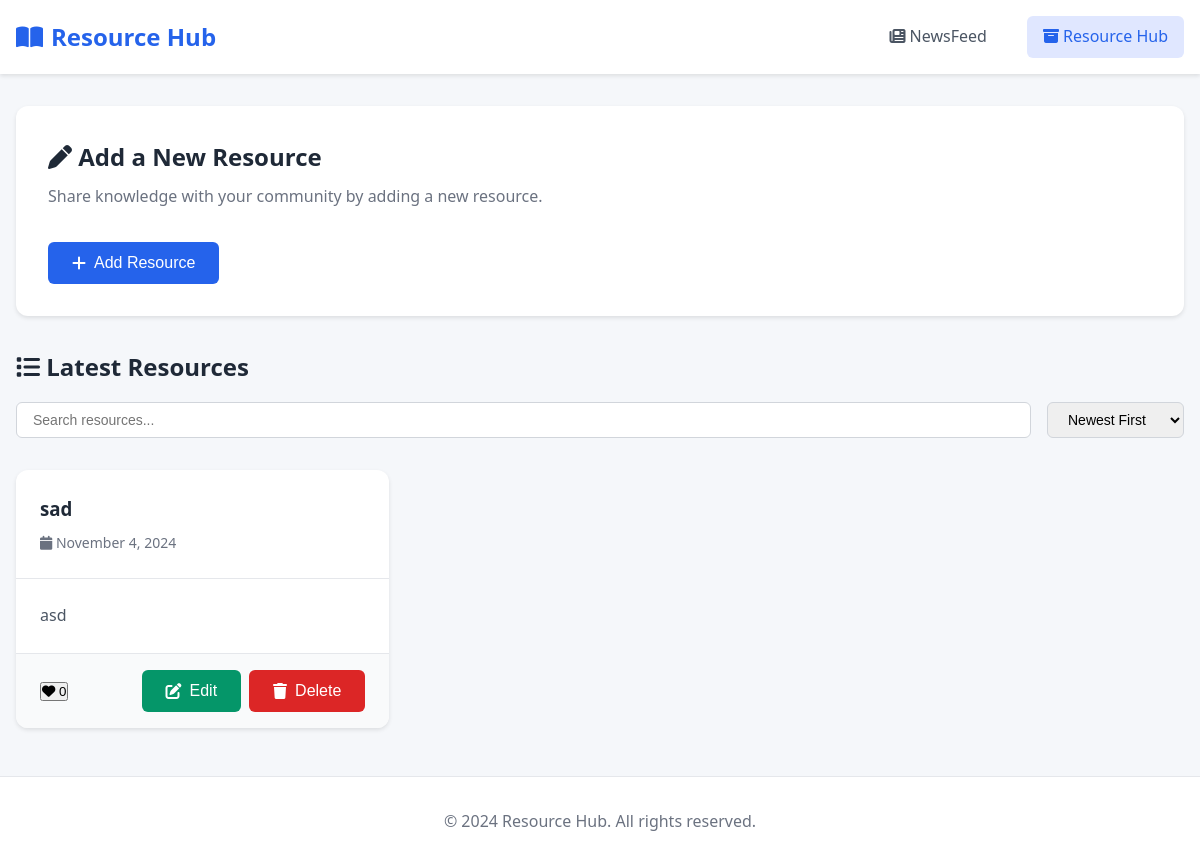
The app's page /resource/, older data.
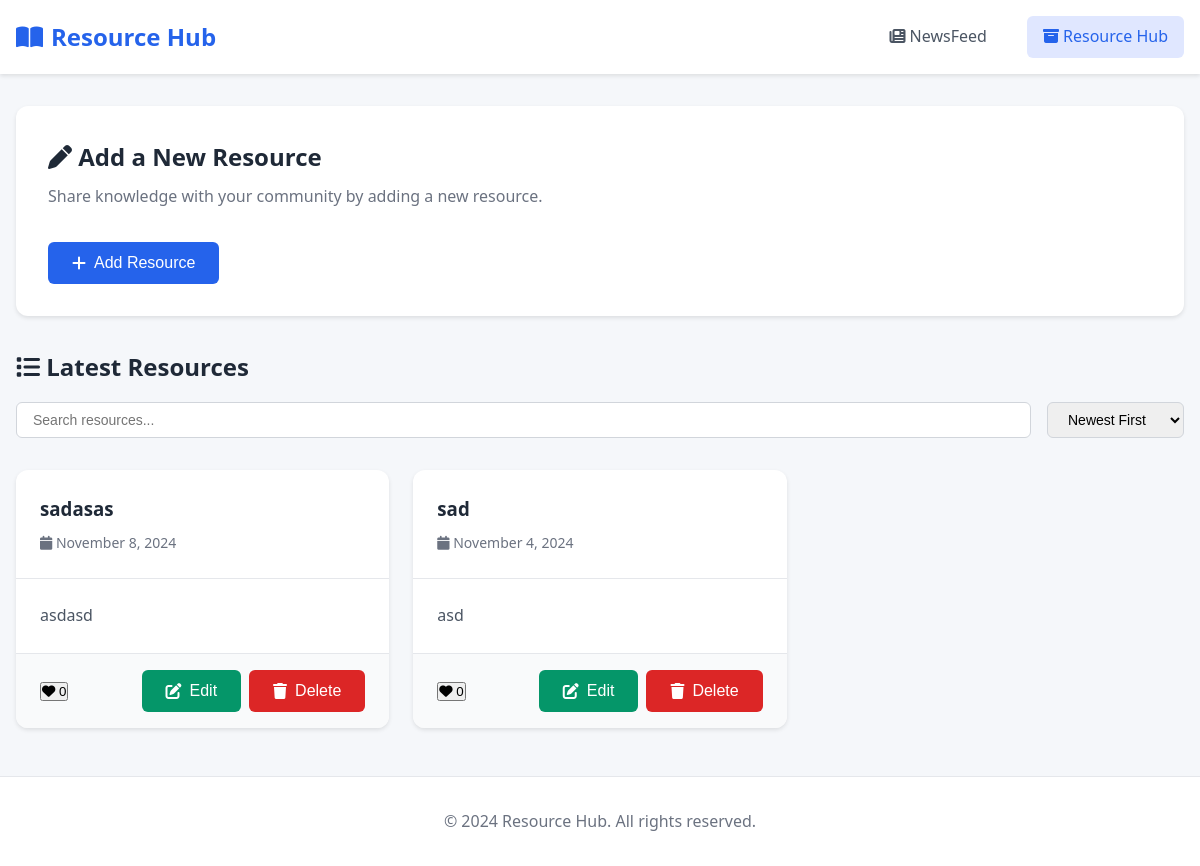
The same page, newer data.
### resourcehub/models.py (models this page shows, shortened)
class ResourceHub(models.Model):
    resource_id = models.AutoField(primary_key=True)
    resource_title = models.CharField(max_length=255)
    resource_description = models.TextField()
    upload_date = models.DateTimeField(auto_now_add=True)
    resource_category = models.CharField(max_length=100)
    heart_count = models.IntegerField(default=0)
    created_by = models.CharField(max_length=255, default="Anonymous")  # Temporary string field for creator's name

### resourcehub/views.py (the view)
# urls.py: path('', resource_list, name='resource_home'),  # Path for listing all resources
def resource_list(request):
    resources = ResourceHub.objects.all().order_by('-upload_date')  # Get all resources ordered by upload date
    return render(request, 'resourcehub/home.html', {'resources': resources})

### resourcehub/templates/resourcehub/home.html (shortened to what the changed rows need)
{% load static %}
<!DOCTYPE html>
<html lang="en">
<head>
    <link rel="stylesheet" href="https://cdnjs.cloudflare.com/ajax/libs/font-awesome/6.4.0/css/all.min.css">
    <link rel="stylesheet" href="{% static 'resourcehub/css/resource_home.css' %}">
</head>
<body>
    <main class="container">
        <section class="create-resource-section">
            <div class="section-header">
                <h1><i class="fas fa-pen"></i> Add a New Resource</h1>
            </div>
        </section>
        <section class="resources-section">
            <div class="section-header">
                <h2><i class="fas fa-list"></i> Latest Resources</h2>
            </div>
            <div class="resources-grid">
                {% for resource in resources %}
                    <article class="resource-card" {% if not resource.resource_id %} style="display:none;" {% endif %}>
                        <div class="resource-header">
                            <h3>{{ resource.resource_title }}</h3>
                            <div class="resource-meta">
                                <span class="resource-date">
                                    <i class="fas fa-calendar"></i>
                                    {{ resource.upload_date|date:"F j, Y" }}
                                </span>
                            </div>
                        </div>
                        <div class="resource-content">
                            <p>{{ resource.resource_description }}</p>
                        </div>
                        <div class="resource-footer">
                            <div class="resource-stats">
                                <form action="{% url 'like_resource' resource.resource_id %}" method="POST" class="like-form">
                                    <button type="submit" class="heart-button {% if resource.heart_count > 0 %}liked{% endif %}" title="Like this resource">
                                        <i class="fas fa-heart"></i>
                                        <span class="heart-count">{{ resource.heart_count|default:"0" }}</span>
                                    </button>
                                </form>
                            </div>
                            <div class="resource-actions">
                                <form action="{% url 'update_resource' resource.resource_id %}" method="GET" class="action-form">
                                    <button type="submit" class="btn btn-update" title="Edit Resource">
                                        <i class="fas fa-edit"></i> Edit
                                    </button>
                                </form>
                                <form action="{% url 'delete_resource' resource.resource_id %}" method="POST" class="action-form">
                                    <button type="submit" class="btn btn-delete"
                                            onclick="return confirm('Are you sure you want to delete this resource?');"
                                            title="Delete Resource">
                                        <i class="fas fa-trash"></i> Delete
                                    </button>
                                </form>
                            </div>
                        </div>
                    </article>
                {% empty %}
                    <div class="no-resources">
                        <i class="fas fa-inbox fa-3x"></i>
                        <p>No resources available yet. Be the first to contribute!</p>
                    </div>
                {% endfor %}
            </div>
        </section>
    </main>
</body>
</html>

Row changes from the older to the newer data that the page shows:
added ResourceHub: resource_title "sadasas", upload_date "November 8, 2024", resource_description "asdasd", heart_count "0"
